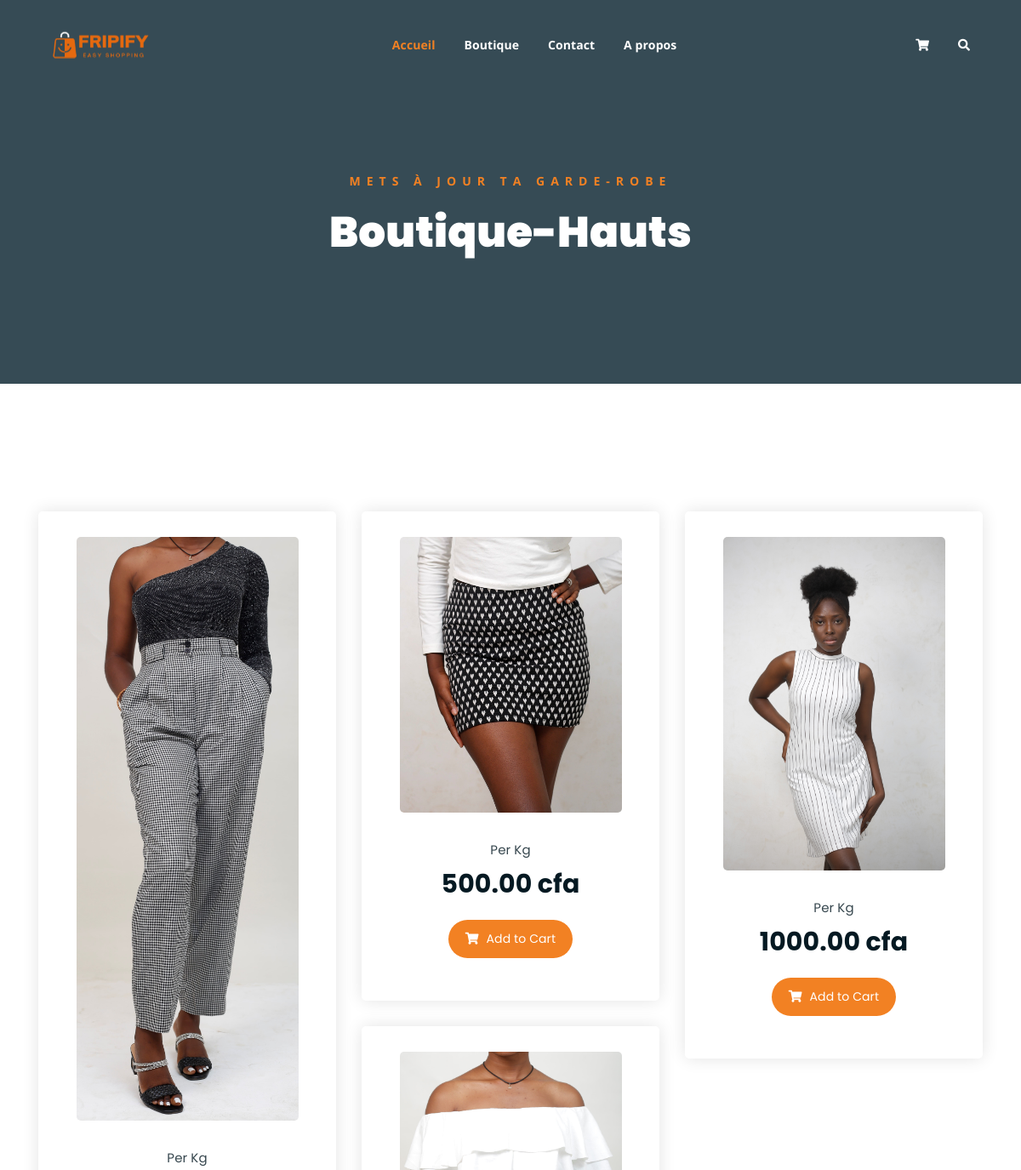
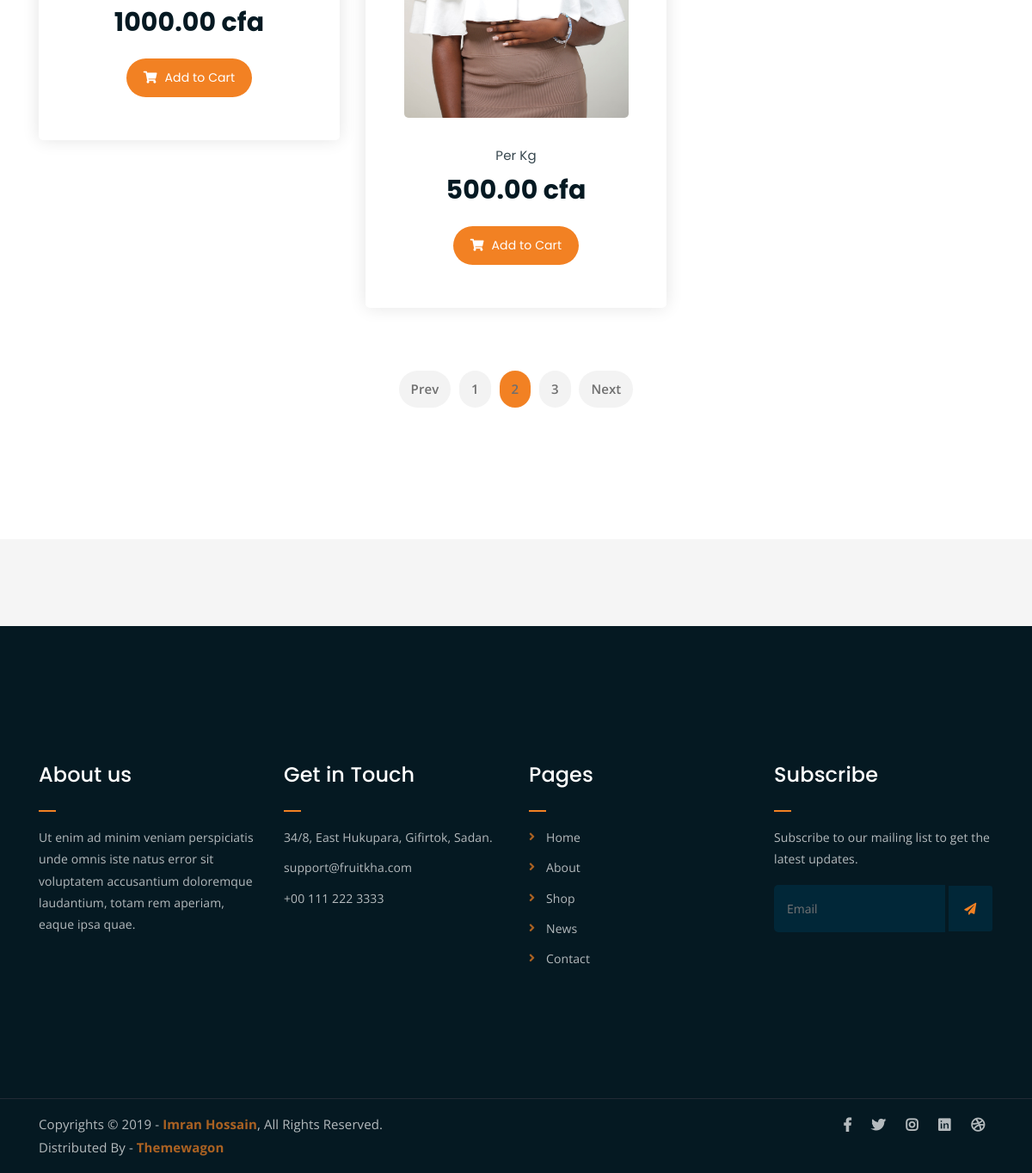
/hauts/, run on the app's committed database (2 pictures, top to bottom).
### onlineshop/models.py (models this page shows, shortened)
class Product(models.Model):
    category = models.ForeignKey(Category, related_name='product', on_delete=models.CASCADE)
    name = models.CharField(max_length=200, db_index=True)
    slug = models.SlugField(max_length=200, db_index=True)
    image = models.ImageField(upload_to='products/%Y/%m/%d', blank = True)
    description = models.TextField(blank=True)
    price = models.DecimalField(max_digits=10, decimal_places=2)
    available = models.BooleanField(default = True)
    created= models.DateTimeField(auto_now_add=True)
    updated = models.DateTimeField(auto_now=True)
    class Meta:
        ordering = ('name',)
        index_together= (('id', 'slug'),)

### base/views.py (the view)
# urls.py: path('hauts/', views.hauts, name='hauts'),
def hauts(request):
    items=Product.objects.all()
    ma_liste=list()
    for i in range(4):
        randnum=random.choice(items)
        if randnum not in ma_liste:
            ma_liste.append(randnum)
    context={
        'items':items,
        'ma_liste':ma_liste
    }
    return render(request, 'base/hauts.html',context)

### base/templates/base/hauts.html (shortened to what this page needs)
<!DOCTYPE html>
{% load static %}
<html lang="en">
<head>
	<link rel="stylesheet" href="{% static 'css/all.min.css' %}">
	<link rel="stylesheet" href="{% static 'bootstrap/css/bootstrap.min.css' %}">
	<link rel="stylesheet" href="{% static 'css/owl.carousel.css' %}">
	<link rel="stylesheet" href="{% static 'css/magnific-popup.css' %}">
	<link rel="stylesheet" href="{% static 'css/animate.css' %}">
	<link rel="stylesheet" href="{% static 'css/meanmenu.min.css' %}">
	<link rel="stylesheet" href="{% static 'css/main.css' %}">
	<link rel="stylesheet" href="{% static 'css/responsive.css' %}">
</head>
<body>
	<div class="top-header-area" id="sticker">
		<div class="container">
			<div class="row">
				<div class="col-lg-12 col-sm-12 text-center">
					<div class="main-menu-wrap">
						<div class="site-logo">
							<a href="{% url 'index' %}">
								<img src="{% static 'img/logo.png' %}" alt="">
							</a>
						</div>
						<nav class="main-menu">
							<ul>
								<li class="current-list-item"><a href="{% url 'index' %}">Accueil</a>
								</li>
								<li><a href="{% url 'shop' %}">Boutique</a>
                                </li>
								<li><a href="{% url 'contact' %}">Contact</a></li>
								<li><a href="about.html">A propos</a></li>
								<li>
									<div class="header-icons">
										<a class="shopping-cart" href="cart.html"><i class="fas fa-shopping-cart"></i></a>
										<a class="mobile-hide search-bar-icon" href="#"><i class="fas fa-search"></i></a>
									</div>
								</li>
							</ul>
						</nav>
					</div>
				</div>
			</div>
		</div>
	</div>
	<div class="breadcrumb-section breadcrumb-bg">
		<div class="container">
			<div class="row">
				<div class="col-lg-8 offset-lg-2 text-center">
					<div class="breadcrumb-text">
						<p>Mets à jour ta garde-robe</p>
						<h1>Boutique-Hauts</h1>
					</div>
				</div>
			</div>
		</div>
	</div>
	<div class="product-section mt-150 mb-150">
		<div class="container">
			<div class="row product-lists">
				{% for object in ma_liste %}
					<div class="col-lg-4 col-md-6 text-center ">
							<div class="single-product-item">
								<div class="product-image">
									<a href="single-product.html"><img src="{{object.image.url}}" alt=""></a>
								</div>
								<p class="product-price"><span>Per Kg</span> {{object.price}} cfa </p>
								<a href="cart.html" class="cart-btn"><i class="fas fa-shopping-cart"></i> Add to Cart</a>
							</div>
					</div>
				{% endfor %}
			</div>
			<div class="row">
				<div class="col-lg-12 text-center">
					<div class="pagination-wrap">
						<ul>
							<li><a href="#">Prev</a></li>
							<li><a href="#">1</a></li>
							<li><a class="active" href="#">2</a></li>
							<li><a href="#">3</a></li>
							<li><a href="#">Next</a></li>
						</ul>
					</div>
				</div>
			</div>
		</div>
	</div>
	<div class="logo-carousel-section">
		<div class="container">
			<div class="row">
				<div class="col-lg-12">
					<div class="logo-carousel-inner">
					</div>
				</div>
			</div>
		</div>
	</div>
	<div class="footer-area">
		<div class="container">
			<div class="row">
				<div class="col-lg-3 col-md-6">
					<div class="footer-box about-widget">
						<h2 class="widget-title">About us</h2>
						<p>Ut enim ad minim veniam perspiciatis unde omnis iste natus error sit voluptatem accusantium doloremque laudantium, totam rem aperiam, eaque ipsa quae.</p>
					</div>
				</div>
				<div class="col-lg-3 col-md-6">
					<div class="footer-box get-in-touch">
						<h2 class="widget-title">Get in Touch</h2>
						<ul>
							<li>34/8, East Hukupara, Gifirtok, Sadan.</li>
							<li>support@fruitkha.com</li>
							<li>+00 111 222 3333</li>
						</ul>
					</div>
				</div>
				<div class="col-lg-3 col-md-6">
					<div class="footer-box pages">
						<h2 class="widget-title">Pages</h2>
						<ul>
							<li><a href="{% url 'index' %}">Home</a></li>
							<li><a href="about.html">About</a></li>
							<li><a href="services.html">Shop</a></li>
							<li><a href="news.html">News</a></li>
							<li><a href="contact.html">Contact</a></li>
						</ul>
					</div>
				</div>
				<div class="col-lg-3 col-md-6">
					<div class="footer-box subscribe">
						<h2 class="widget-title">Subscribe</h2>
						<p>Subscribe to our mailing list to get the latest updates.</p>
						<form action="index.html">
							<input type="email" placeholder="Email">
							<button type="submit"><i class="fas fa-paper-plane"></i></button>
						</form>
					</div>
				</div>
			</div>
		</div>
	</div>
	<div class="copyright">
		<div class="container">
			<div class="row">
				<div class="col-lg-6 col-md-12">
					<p>Copyrights &copy; 2019 - <a href="https://imransdesign.com/">Imran Hossain</a>,  All Rights Reserved.<br>
						Distributed By - <a href="https://themewagon.com/">Themewagon</a>
					</p>
				</div>
				<div class="col-lg-6 text-right col-md-12">
					<div class="social-icons">
						<ul>
							<li><a href="#" target="_blank"><i class="fab fa-facebook-f"></i></a></li>
							<li><a href="#" target="_blank"><i class="fab fa-twitter"></i></a></li>
							<li><a href="#" target="_blank"><i class="fab fa-instagram"></i></a></li>
							<li><a href="#" target="_blank"><i class="fab fa-linkedin"></i></a></li>
							<li><a href="#" target="_blank"><i class="fab fa-dribbble"></i></a></li>
						</ul>
					</div>
				</div>
			</div>
		</div>
	</div>
</body>
</html>

### data on the page
Product: image (picture), price "1000.00"
Product: image (picture), price "500.00"
Product: image (picture), price "1000.00"
Product: image (picture), price "500.00"
